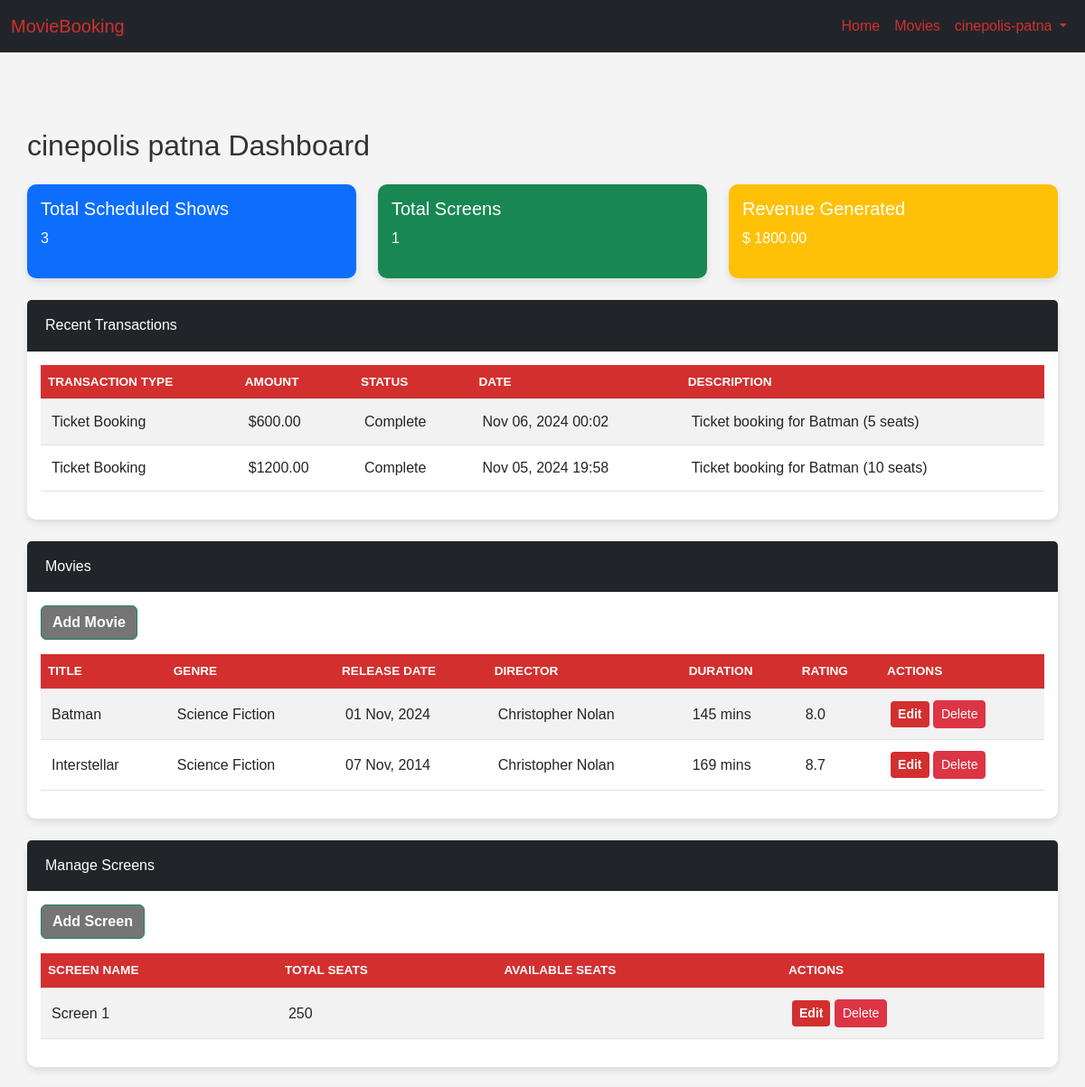
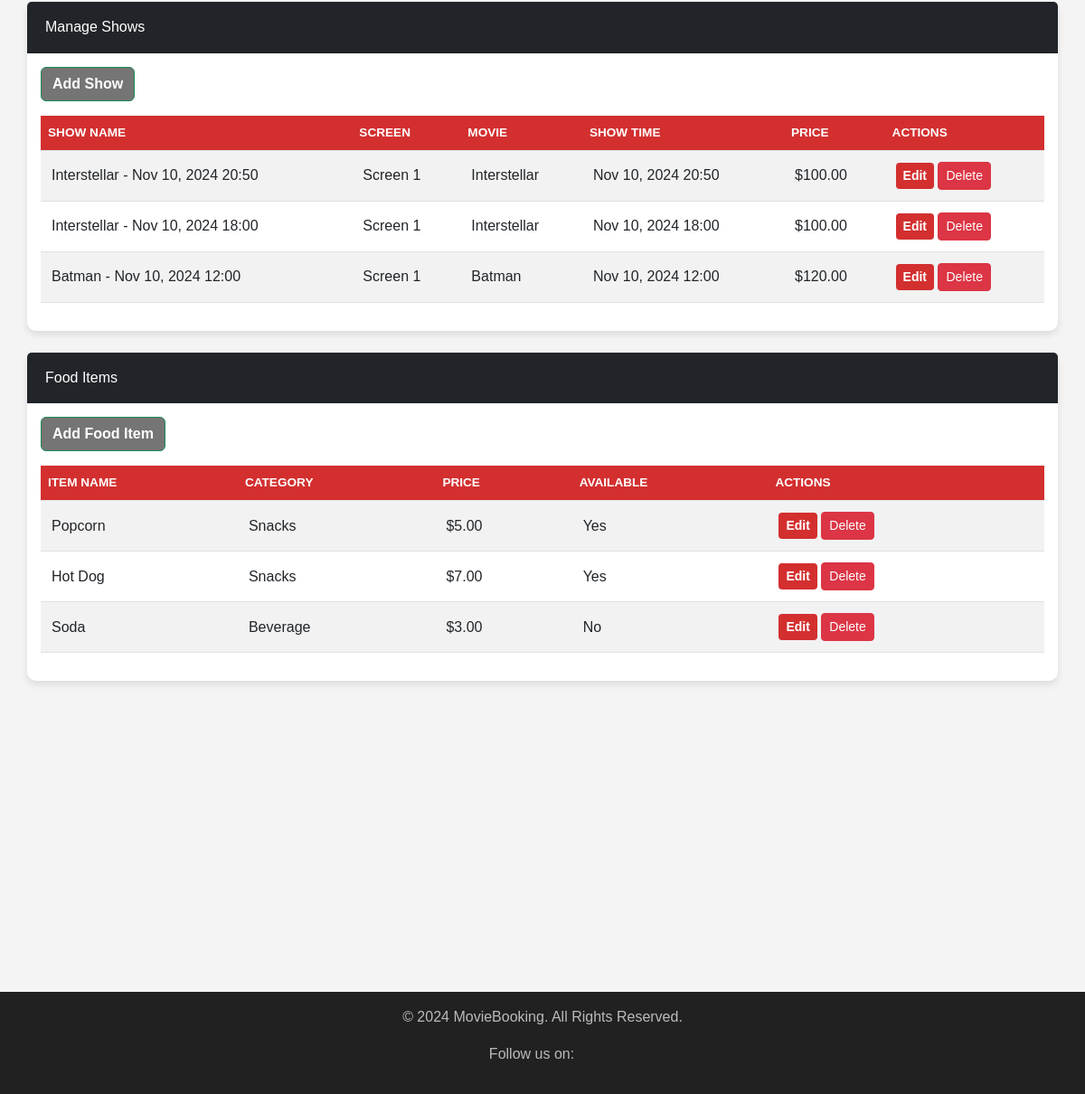
Page /dashboard/ (signed in) on the committed database (2 pictures, top to bottom).
### users/models.py (models this page shows)
class CustomUser(AbstractUser):
    USER_TYPE_CHOICES = (
        ("customer", "Customer"),
        ("theatre", "Theatre"),
        ("superadmin", "Superadmin"),
    )
    user_type = models.CharField(choices=USER_TYPE_CHOICES, max_length=255)
    USERNAME_FIELD = "username"

class TheatreUserProfile(models.Model):
    user = models.OneToOneField(
        CustomUser, on_delete=models.CASCADE, related_name="theatre_profile"
    )
    name = models.CharField(max_length=255, null=True, blank=True)
    location = models.CharField(max_length=255, null=True, blank=True)

### transactions/models.py (models this page shows, shortened)
class Wallet(models.Model):
    user = models.OneToOneField(User, on_delete=models.CASCADE, related_name="wallet")
    balance = models.DecimalField(max_digits=10, decimal_places=2, default=0.00)

class Transactions(models.Model):
    STATUS_CHOICES = [
        ("INCOMPLETE", "Incomplete"),
        ("COMPLETE", "Complete"),
        ("REVERTED", "Reverted"),
    ]
    TYPE_CHOICES = [
        ("ticket_booking", "Ticket Booking"),
        ("food_ordering", "Food Ordering"),
        ("fund_transfer", "Fund Transfer"),
    ]
    sender_wallet = models.ForeignKey(
        Wallet,
        related_name="sent_transactions",
        on_delete=models.CASCADE,
        null=True,
        blank=True,
    )
    receiver_wallet = models.ForeignKey(
        Wallet,
        related_name="received_transactions",
        on_delete=models.CASCADE,
        null=True,
        blank=True,
    )
    transaction_type = models.CharField(max_length=20, choices=TYPE_CHOICES)
    amount = models.DecimalField(max_digits=10, decimal_places=2)
    timestamp = models.DateTimeField(default=timezone.now)
    status = models.CharField(
        max_length=10, choices=STATUS_CHOICES, default="INCOMPLETE"
    )
    description = models.CharField(max_length=255, blank=True)

### movies/models.py (models this page shows, shortened)
class Movie(models.Model):
    title = models.CharField(max_length=100)
    description = models.TextField(null=True, blank=True)
    genre = models.CharField(max_length=100)
    release_date = models.DateField()
    rating = models.FloatField(
        validators=[MinValueValidator(0), MaxValueValidator(10)],
        help_text="Rating must be between 0 and 10",
    )
    duration = models.IntegerField()
    director = models.CharField(max_length=100)

### ticketbooking/models.py (models this page shows, shortened)
class screen(models.Model):
    screen_name = models.CharField(max_length=100, unique=True)
    theatre = models.ForeignKey(TheatreUserProfile, on_delete=models.CASCADE)
    total_seats = models.IntegerField()  # Maximum seats for the screen

class show(models.Model):
    theatre = models.ForeignKey(TheatreUserProfile, on_delete=models.CASCADE, null=True)
    screen = models.ForeignKey(screen, on_delete=models.CASCADE)
    movie = models.ForeignKey(Movie, on_delete=models.CASCADE)
    show_time = models.DateTimeField()
    price = models.DecimalField(max_digits=10, decimal_places=2)
    available_seats = models.IntegerField(default=0)  # Available seats per show
    food_allowed = models.BooleanField(default=True)

### dashboard/views.py (the view, shortened to what this page needs)
# urls.py: path("dashboard/", dashboard_view.dashboard, name="theatre-dashboard"),
@login_required
def dashboard(request):
    wallet, created = Wallet.objects.get_or_create(user=request.user)
    transactions = Transactions.objects.filter(
        Q(sender_wallet=wallet) | Q(receiver_wallet=wallet)
    ).order_by("-timestamp")
    if hasattr(request.user, "theatre_profile"):
        theatre_profile = request.user.theatre_profile
        theatre_name = theatre_profile.name
        num_of_screens = screen.objects.filter(theatre=theatre_profile).count()
        screens = screen.objects.filter(theatre=theatre_profile).order_by("screen_name")
        shows = show.objects.filter(screen__theatre=theatre_profile).order_by(
            "-show_time"
        )
        movies = Movie.objects.all().order_by("-release_date")
        return render(
            request,
            "dashboard/theatre_dashboard.html",
            {
                "theatre_name": theatre_name,
                "num_of_screens": num_of_screens,
                "screens": screens,
                "shows": shows,
                "movies": movies,
                "wallet": wallet,
                "transactions": transactions,
            },
        )
    else:
        return redirect("home")

### dashboard/templates/dashboard/theatre_dashboard.html (shortened to what this page needs)
{% extends 'dashboard/base.html' %}
{% block content %}
<div class="container mt-4">
    <h2 class="mb-4">{{ theatre_name }} Dashboard</h2>
    <div class="row mb-4">
        <div class="col-md-4">
            <div class="card text-white bg-primary mb-3">
                <div class="card-body">
                    <h5 class="card-title">Total Scheduled Shows</h5>
                    <p class="card-text">{{ shows|length }}</p>
                </div>
            </div>
        </div>
        <div class="col-md-4">
            <div class="card text-white bg-success mb-3">
                <div class="card-body">
                    <h5 class="card-title">Total Screens</h5>
                    <p class="card-text">{{ num_of_screens }}</p>
                </div>
            </div>
        </div>
        <div class="col-md-4">
            <div class="card text-white bg-warning mb-3">
                <div class="card-body">
                    <h5 class="card-title">Revenue Generated</h5>
                    <p class="card-text">$ {{wallet.balance}}</p>
                </div>
            </div>
        </div>
    </div>
    <div class="card mb-4">
        <div class="card-header bg-dark text-white">Recent Transactions</div>
        <div class="card-body">
            <table class="table table-striped">
                <thead>
                    <tr>
                        <th>Transaction Type</th>
                        <th>Amount</th>
                        <th>Status</th>
                        <th>Date</th>
                        <th>Description</th>
                    </tr>
                </thead>
                <tbody>
                    {% for transaction in transactions %}
                    <tr>
                        <td>{{ transaction.get_transaction_type_display }}</td>
                        <td>${{ transaction.amount }}</td>
                        <td>{{ transaction.get_status_display }}</td>
                        <td>{{ transaction.timestamp|date:"M d, Y H:i" }}</td>
                        <td>{{ transaction.description }}</td>
                    </tr>
                    {% empty %}
                    <tr>
                        <td colspan="5" class="text-center">No transactions available.</td>
                    </tr>
                    {% endfor %}
                </tbody>
            </table>
        </div>
    </div>
    <div class="card mb-4">
        <div class="card-header bg-dark text-white">Movies</div>
        <div class="card-body">
            <a class="btn btn-success mb-3" href="{% url 'add-movie' %}">Add Movie</a>
            <table class="table table-striped">
                <thead>
                    <tr>
                        <th>Title</th>
                        <th>Genre</th>
                        <th>Release Date</th>
                        <th>Director</th>
                        <th>Duration</th>
                        <th>Rating</th>
                        <th>Actions</th>
                    </tr>
                </thead>
                <tbody>
                    {% for movie in movies %}
                    <tr>
                        <td>{{ movie.title }}</td>
                        <td>{{ movie.genre }}</td>
                        <td>{{ movie.release_date|date:"d M, Y" }}</td>
                        <td>{{ movie.director }}</td>
                        <td>{{ movie.duration }} mins</td>
                        <td>{{ movie.rating }}</td>
                        <td>
                            <a href="#" class="btn btn-sm btn-primary">Edit</a>
                            <a href="#" class="btn btn-sm btn-danger" onclick="return confirm('Are you sure you want to delete this screen?');">Delete</a>
                        </td>
                    </tr>
                    {% empty %}
                    <tr>
                        <td colspan="7" class="text-center">No movies screening.</td>
                    </tr>
                    {% endfor %}
                </tbody>
            </table>
        </div>
    </div>
    <div class="card mb-4">
        <div class="card-header bg-dark text-white">Manage Screens</div>
        <div class="card-body">
            <a class="btn btn-success mb-3" href="{% url 'add-screen' %}">Add Screen</a>
            <table class="table table-striped">
                <thead>
                    <tr>
                        <th>Screen Name</th>
                        <th>Total Seats</th>
                        <th>Available Seats</th>
                        <th>Actions</th>
                    </tr>
                </thead>
                <tbody>
                    {% for screen in screens %}
                    <tr>
                        <td>{{ screen.screen_name }}</td>
                        <td>{{ screen.total_seats }}</td>
                        <td>{{ screen.available_seats }}</td>
                        <td>
                            <a href="{% url 'edit_screen' screen.id %}" class="btn btn-sm btn-primary">Edit</a>
                            <a href="{% url 'delete_screen' screen.id %}" class="btn btn-sm btn-danger" onclick="return confirm('Are you sure you want to delete this screen?');">Delete</a>
                        </td>
                    </tr>
                    {% empty %}
                    <tr>
                        <td colspan="4" class="text-center">No screens available.</td>
                    </tr>
                    {% endfor %}
                </tbody>
            </table>
        </div>
    </div>
    <div class="card mb-4">
        <div class="card-header bg-dark text-white">Manage Shows</div>
        <div class="card-body">
            <a class="btn btn-success mb-3" href="{% url 'add-show' %}">Add Show</a>
            <table class="table table-striped">
                <thead>
                    <tr>
                        <th>Show Name</th>
                        <th>Screen</th>
                        <th>Movie</th>
                        <th>Show Time</th>
                        <th>Price</th>
                        <th>Actions</th>
                    </tr>
                </thead>
                <tbody>
                    {% for show in shows %}
                    <tr>
                        <td>{{ show.movie.title }} - {{ show.show_time|date:"M d, Y H:i" }}</td>
                        <td>{{ show.screen.screen_name }}</td>
                        <td>{{ show.movie.title }}</td>
                        <td>{{ show.show_time|date:"M d, Y H:i" }}</td>
                        <td>${{ show.price }}</td>
                        <td>
                            <a href="{% url 'edit_show' show.id %}" class="btn btn-sm btn-primary">Edit</a>
                            <a href="{% url 'delete_show' show.id %}" class="btn btn-sm btn-danger" onclick="return confirm('Are you sure you want to delete this screen?');">Delete</a>
                        </td>
                    </tr>
                    {% empty %}
                    <tr>
                        <td colspan="6" class="text-center">No shows available.</td>
                    </tr>
                    {% endfor %}
                </tbody>
            </table>
        </div>
    </div>
    <div class="card mb-4">
        <div class="card-header bg-dark text-white">Food Items</div>
        <div class="card-body">
            <a href="#" class="btn btn-success mb-3">Add Food Item</a>
            <table class="table table-striped">
                <thead>
                    <tr>
                        <th>Item Name</th>
                        <th>Category</th>
                        <th>Price</th>
                        <th>Available</th>
                        <th>Actions</th>
                    </tr>
                </thead>
                <tbody>
                    <tr>
                        <td>Popcorn</td>
                        <td>Snacks</td>
                        <td>$5.00</td>
                        <td>Yes</td>
                        <td>
                            <a href="#" class="btn btn-sm btn-primary">Edit</a>
                            <a href="#" class="btn btn-sm btn-danger" onclick="return confirm('Are you sure you want to delete this item?');">Delete</a>
                        </td>
                    </tr>
                    <tr>
                        <td>Hot Dog</td>
                        <td>Snacks</td>
                        <td>$7.00</td>
                        <td>Yes</td>
                        <td>
                            <a href="#" class="btn btn-sm btn-primary">Edit</a>
                            <a href="#" class="btn btn-sm btn-danger" onclick="return confirm('Are you sure you want to delete this item?');">Delete</a>
                        </td>
                    </tr>
                    <tr>
                        <td>Soda</td>
                        <td>Beverage</td>
                        <td>$3.00</td>
                        <td>No</td>
                        <td>
                            <a href="#" class="btn btn-sm btn-primary">Edit</a>
                            <a href="#" class="btn btn-sm btn-danger" onclick="return confirm('Are you sure you want to delete this item?');">Delete</a>
                        </td>
                    </tr>
                </tbody>
            </table>
        </div>
    </div>
</div>
{% endblock %}

### dashboard/templates/dashboard/base.html (shortened to what this page needs)
{% load static %}
<!DOCTYPE html>
<html lang="en">
<head>
    <link href="https://cdn.jsdelivr.net/npm/bootstrap@5.3.0/dist/css/bootstrap.min.css" rel="stylesheet">
    <link rel="stylesheet" href="{% static 'css/styles.css' %}">
</head>
<body>
    <nav class="navbar navbar-expand-lg navbar-dark bg-dark">
        <div class="container-fluid">
            <a class="navbar-brand" href="#">MovieBooking</a>
            <div class="collapse navbar-collapse" id="navbarNav">
                <ul class="navbar-nav ms-auto">
                    <li class="nav-item">
                      <a class="nav-link active" href="{% url 'home' %}">Home</a>
                    </li>
                    <li class="nav-item">
                      <a class="nav-link" href="{% url 'browse-movies' %}">Movies</a>
                    </li>
                    {% if user.is_authenticated %}
                        <li class="nav-item dropdown">
                            <a class="nav-link dropdown-toggle" href="#" id="userDropdown" role="button" data-bs-toggle="dropdown" aria-expanded="false">
                                {{ user.username }}
                            </a>
                        </li>
                    {% endif %}
                </ul>
            </div>
        </div>
    </nav>
    <div class="container main-content">
        {% block content %}{% endblock %}
    </div>
    <footer>
        <p>&copy; 2024 MovieBooking. All Rights Reserved.</p>
        <p>Follow us on:
        </p>
    </footer>
</body>
</html>

### rows in the picture
CustomUser: username "cinepolis-patna"
TheatreUserProfile: name "cinepolis patna"
Wallet: balance "1800.00"
Movie: title "Batman", genre "Science Fiction", release_date "01 Nov, 2024", director "Christopher Nolan", duration "145", rating "8.0"
Movie: title "Interstellar", genre "Science Fiction", release_date "07 Nov, 2014", director "Christopher Nolan", duration "169", rating "8.7"
screen: screen_name "Screen 1", total_seats "250"
show: movie "Interstellar", show_time "Nov 10, 2024 20:50", screen.screen_name "Screen 1", price "100.00"
show: movie "Interstellar", show_time "Nov 10, 2024 18:00", screen.screen_name "Screen 1", price "100.00"
show: movie "Batman", show_time "Nov 10, 2024 12:00", screen.screen_name "Screen 1", price "120.00"

### other values in the picture
{{ shows|length }} "3"
{{ num_of_screens }} "1"
